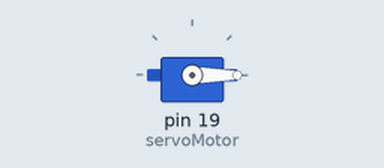
Bench run of a sketch on a simulated Arduino Uno, built with avr-gcc and run on an emulated ATmega328P. Shown: servo.

Above: at 0.05 s.
At 3.0 s:
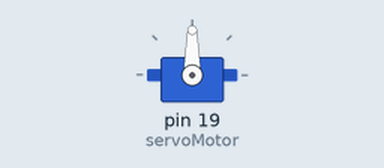
At 6.0 s:
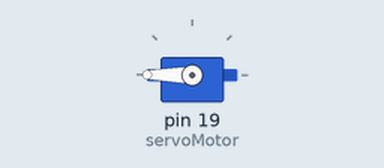
Timing chart, 0 to 7.8 s (numbered marks = the images above):
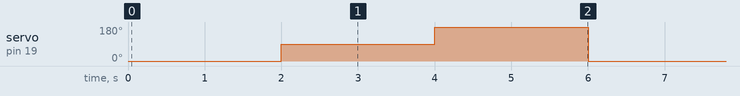

Measured:
- by itself, servo on pin 19 (servoMotor): repeats every 6.0 s: 180° 2.0 s, 0° 2.0 s, 90° 2.0 s

The sketch:

SketchLaser.ino
```cpp
#include <Servo.h>
Servo servoMotor;

void setup() {
  Serial.begin(9600);
  servoMotor.attach(19);
}

void loop() {
  servoMotor.write(0);
  delay(2000);
  servoMotor.write(90);
  delay(2000);
  servoMotor.write(180);
  delay(2000);
}
```
